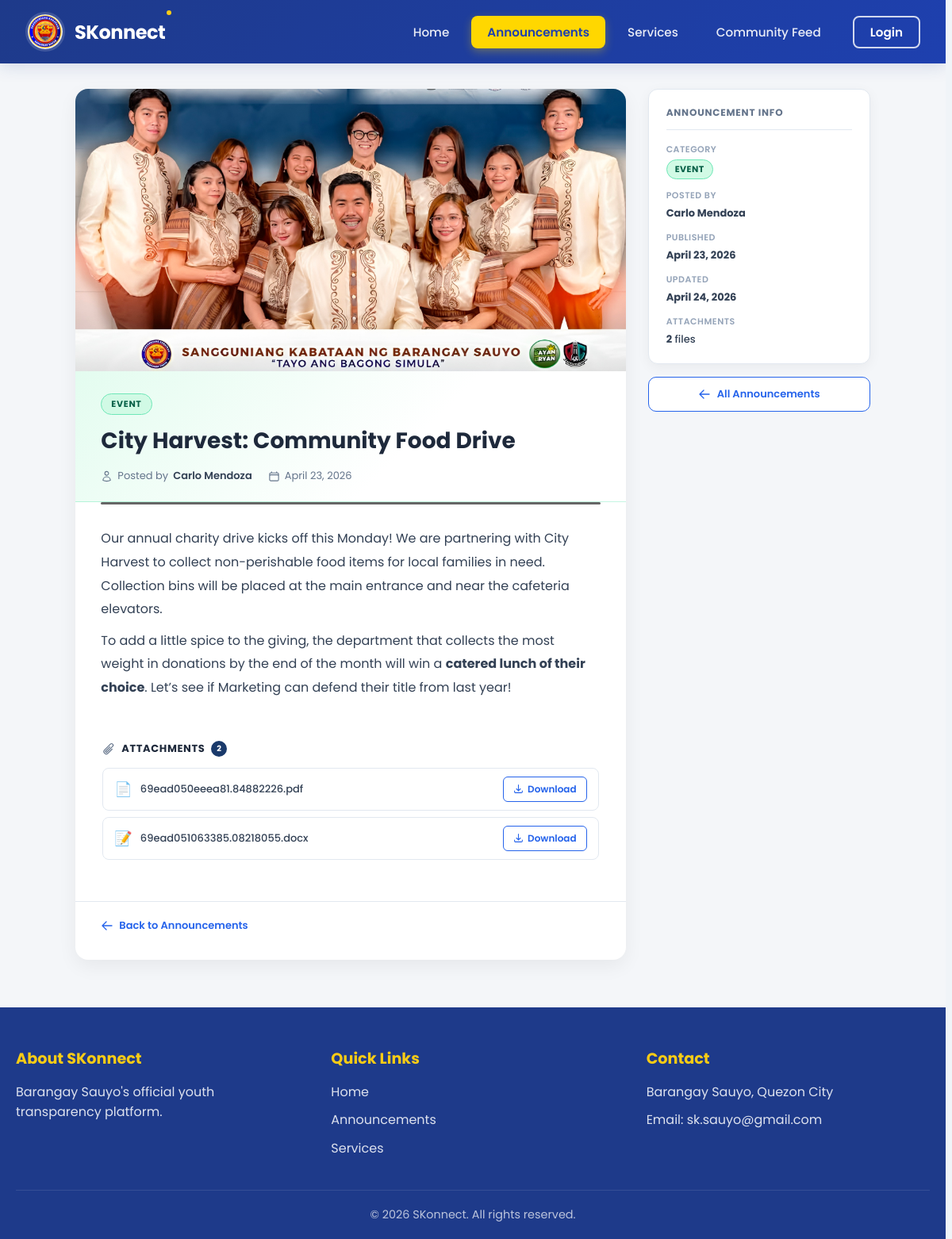
Screenshot of /views/public/announcement_view.php?id=53 with the database file from the repository.
### tables this page shows
CREATE TABLE `announcements` (
  `id` int(11) NOT NULL,
  `title` varchar(255) NOT NULL,
  `content` text NOT NULL,
  `category` enum('event','program','notice','meeting','urgent') NOT NULL,
  `featured` tinyint(1) DEFAULT 0,
  `featured_at` timestamp NULL DEFAULT NULL,
  `banner_img` varchar(500) DEFAULT NULL,
  `author_id` int(11) NOT NULL,
  `published_at` timestamp NOT NULL DEFAULT current_timestamp(),
  `updated_at` timestamp NOT NULL DEFAULT current_timestamp() ON UPDATE current_timestamp(),
  `expired_at` date DEFAULT NULL,
  `status` enum('active','draft','archived') NOT NULL DEFAULT 'active',
  `archived_at` timestamp NULL DEFAULT NULL
);

CREATE TABLE `announcement_files` (
  `id` int(11) NOT NULL,
  `announcement_id` int(11) NOT NULL,
  `file_path` varchar(500) NOT NULL
);

### backend/models/AnnouncementModel.php (called while the page is built, shortened)
<?php
require_once __DIR__ . '/../config/database.php';
class AnnouncementModel {
    private $conn;
    public function __construct() {
        $db = new Database();
        $this->conn = $db->getConnection();
    }
    public function getById(int $id): array|false {
        $stmt = $this->conn->prepare(
            "SELECT a.*, CONCAT(u.first_name, ' ', u.last_name) AS author_name
             FROM announcements a
             JOIN users u ON u.id = a.author_id
             WHERE a.id = :id"
        );
        $stmt->execute([':id' => $id]);
        return $stmt->fetch(PDO::FETCH_ASSOC);
    }
    public function getFiles(int $announcementId): array {
        $stmt = $this->conn->prepare(
            "SELECT * FROM announcement_files WHERE announcement_id = :aid"
        );
        $stmt->execute([':aid' => $announcementId]);
        return $stmt->fetchAll(PDO::FETCH_ASSOC);
    }
}
?>

### backend/config/database.php (called while the page is built, shortened)
<?php
class Database {
    private $host = "localhost";
    private $db_name = "skonnect";
    private $username = "root";
    private $password = "";
    public function getConnection() {
        $this->conn = null;
        try {
            $this->conn = new PDO(
                "mysql:host=" . $this->host . ";dbname=" . $this->db_name,
                $this->username,
                $this->password
            );
            $this->conn->setAttribute(PDO::ATTR_ERRMODE, PDO::ERRMODE_EXCEPTION);
            $this->conn->exec("set names utf8mb4");
        } catch(PDOException $exception) {
            header('Content-Type: application/json');
            echo json_encode([
                "status" => "error",
                "message" => "Database connection failed: " . $exception->getMessage()
            ]);
            exit;
        }
        return $this->conn;
    }
}
?>

### views/public/announcement_view.php (the view, shortened to what this page needs)
<?php
require_once __DIR__ . '/../../backend/models/AnnouncementModel.php';
$annModel = new AnnouncementModel();
$id  = (int) ($_GET['id'] ?? 0);
$ann = $id ? $annModel->getById($id) : null;
$files = $annModel->getFiles($id);
$catColors = [
    'event'   => ['bg' => '#d1fae5', 'color' => '#065f46', 'border' => '#6ee7b7', 'accent' => '#059669', 'bar' => '#059669'],
    'program' => ['bg' => '#dbeafe', 'color' => '#1d4ed8', 'border' => '#93c5fd', 'accent' => '#2563eb', 'bar' => '#2563eb'],
    'meeting' => ['bg' => '#ede9fe', 'color' => '#5b21b6', 'border' => '#c4b5fd', 'accent' => '#7c3aed', 'bar' => '#7c3aed'],
    'notice'  => ['bg' => '#fef3c7', 'color' => '#92400e', 'border' => '#fcd34d', 'accent' => '#d97706', 'bar' => '#d97706'],
    'urgent'  => ['bg' => '#fee2e2', 'color' => '#b91c1c', 'border' => '#fca5a5', 'accent' => '#dc2626', 'bar' => '#dc2626'],
];
$cat      = $ann['category'];
$theme    = $catColors[$cat] ?? $catColors['notice'];
$catLabel = ucfirst($cat);
$pubDate  = date('F j, Y', strtotime($ann['published_at']));
$pubDateDt = date('Y-m-d', strtotime($ann['published_at']));
$updDate  = $ann['updated_at'] ? date('F j, Y', strtotime($ann['updated_at'])) : null;
function fileIcon(string $path): string {
    $ext = strtolower(pathinfo($path, PATHINFO_EXTENSION));
    return match(true) {
        $ext === 'pdf'                                     => '📄',
        in_array($ext, ['doc','docx'])                     => '📝',
        in_array($ext, ['xls','xlsx'])                     => '📊',
        in_array($ext, ['png','jpg','jpeg','webp','gif']) => '🖼️',
        default                                            => '📎',
    };
}
?>
<!DOCTYPE html>
<html lang="en">
<head>
    <link rel="stylesheet" href="../../styles/global.css">
    <link rel="stylesheet" href="../../styles/public/header.css">
    <link rel="stylesheet" href="../../styles/public/footer.css">
    <link rel="stylesheet" href="../../styles/public/announcement_view.css">
</head>
<body>
<?php include __DIR__ . '/../../components/public/navbar.php'; ?>
<main class="pub-av-page">
    <div class="pub-av-layout">
        <article class="pub-av-main">
            <?php if ($ann['banner_img']): ?>
            <div class="pub-av-banner">
                <img src="<?= htmlspecialchars($ann['banner_img']) ?>" alt="<?= htmlspecialchars($ann['title']) ?>">
            </div>
            <?php endif; ?>
            <div class="pub-av-header" style="--cat-bg: <?= $theme['bg'] ?>; --cat-border: <?= $theme['border'] ?>;">
                <div class="pub-av-badges">
                    <span class="pub-av-cat-badge" style="background:<?= $theme['bg'] ?>;color:<?= $theme['color'] ?>;border:1px solid <?= $theme['border'] ?>;">
                        <?= $catLabel ?>
                    </span>
                </div>
                <h1 class="pub-av-title"><?= htmlspecialchars($ann['title']) ?></h1>
                <div class="pub-av-meta">
                    <span>
                        Posted by <strong><?= htmlspecialchars($ann['author_name']) ?></strong>
                    </span>
                    <span>
                        <time datetime="<?= $pubDateDt ?>"><?= $pubDate ?></time>
                    </span>
                </div>
            </div>
            <div class="pub-av-accent-line"></div>
            <div class="pub-av-body">
                <?= $ann['content'] ?>
            </div>
            <?php if (!empty($files)): ?>
            <div class="pub-av-attachments">
                <h3 class="pub-av-attach-title">
                    Attachments <span class="pub-av-attach-count"><?= count($files) ?></span>
                </h3>
                <ul class="pub-av-attach-list">
                    <?php foreach ($files as $f): ?>
                    <li class="pub-av-attach-item">
                        <span class="pub-av-attach-icon"><?= fileIcon($f['file_path']) ?></span>
                        <span class="pub-av-attach-name"><?= htmlspecialchars(basename($f['file_path'])) ?></span>
                        <a href="<?= htmlspecialchars($f['file_path']) ?>" download class="pub-av-dl-btn">
                            <svg xmlns="http://www.w3.org/2000/svg" fill="none" viewBox="0 0 24 24" stroke-width="2" stroke="currentColor"><path stroke-linecap="round" stroke-linejoin="round" d="M3 16.5v2.25A2.25 2.25 0 0 0 5.25 21h13.5A2.25 2.25 0 0 0 21 18.75V16.5M16.5 12 12 16.5m0 0L7.5 12m4.5 4.5V3"/></svg>
                            Download
                        </a>
                    </li>
                    <?php endforeach; ?>
                </ul>
            </div>
            <?php endif; ?>
            <div class="pub-av-footer-nav">
                <a href="announcements.php" class="pub-av-back-btn">
                    <svg xmlns="http://www.w3.org/2000/svg" fill="none" viewBox="0 0 24 24" stroke-width="2" stroke="currentColor"><path stroke-linecap="round" stroke-linejoin="round" d="M10.5 19.5 3 12m0 0 7.5-7.5M3 12h18"/></svg>
                    Back to Announcements
                </a>
            </div>
        </article>
        <aside class="pub-av-sidebar">
            <div class="pub-av-info-card">
                <h3 class="pub-av-info-heading">Announcement Info</h3>
                <dl class="pub-av-info-list">
                    <div class="pub-av-info-row">
                        <dt>Category</dt>
                        <dd>
                            <span style="display:inline-flex;align-items:center;padding:3px 10px;font-size:11px;font-weight:700;text-transform:uppercase;letter-spacing:.5px;border-radius:20px;background:<?= $theme['bg'] ?>;color:<?= $theme['color'] ?>;border:1px solid <?= $theme['border'] ?>;">
                                <?= $catLabel ?>
                            </span>
                        </dd>
                    </div>
                    <div class="pub-av-info-row">
                        <dt>Posted by</dt>
                        <dd><strong><?= htmlspecialchars($ann['author_name']) ?></strong></dd>
                    </div>
                    <div class="pub-av-info-row">
                        <dt>Published</dt>
                        <dd><strong><?= $pubDate ?></strong></dd>
                    </div>
                    <?php if ($updDate): ?>
                    <div class="pub-av-info-row">
                        <dt>Updated</dt>
                        <dd><strong><?= $updDate ?></strong></dd>
                    </div>
                    <?php endif; ?>
                    <?php if (!empty($files)): ?>
                    <div class="pub-av-info-row">
                        <dt>Attachments</dt>
                        <dd><strong><?= count($files) ?></strong> file<?= count($files) > 1 ? 's' : '' ?></dd>
                    </div>
                    <?php endif; ?>
                </dl>
            </div>
            <a href="announcements.php" class="pub-av-sidebar-back">
                <svg xmlns="http://www.w3.org/2000/svg" fill="none" viewBox="0 0 24 24" stroke-width="2" stroke="currentColor"><path stroke-linecap="round" stroke-linejoin="round" d="M10.5 19.5 3 12m0 0 7.5-7.5M3 12h18"/></svg>
                All Announcements
            </a>
        </aside>
    </div>
</main>
<?php include __DIR__ . '/../../components/public/footer.php'; ?>
</body>
</html>

### styles/global.css (style rules this page uses)
:root { --primary-blue: #1e3a8a; --secondary-blue: #2563eb; --accent-yellow: #facc15; --text-dark: #1f2937; --text-light: #6b7280; --bg-light: #f8f9fa; --white: #ffffff; --border-color: #e5e7eb; --bg: #f0f3f8; --surface: #ffffff; --surface-2: #f8fafc; --border: #e2e8f0; --text-primary: #0f172a; --text-secondary: #475569; --text-muted: #94a3b8; --accent: #2563eb; --accent-hover: #1d4ed8; --shadow-sm: 0 1px 3px rgba(0, 0, 0, 0.06), 0 1px 2px rgba(0, 0, 0, 0.04); --shadow-md: 0 4px 12px rgba(0, 0, 0, 0.07), 0 2px 6px rgba(0, 0, 0, 0.04); --shadow-lg: 0 10px 28px rgba(0, 0, 0, 0.08), 0 4px 10px rgba(0, 0, 0, 0.04); --radius-sm: 8px; --radius-md: 14px; --radius-lg: 20px; --font-display: "DM Serif Display", Georgia, serif; --font-body: "DM Sans", Arial, sans-serif; --navy: #0f2545; --navy-mid: #1a3a6b; --blue: #1e5fa8; --blue-light: #2e7dd1; --gold: #c8922a; --gold-light: #e8b94a; --bg: #f0f4f8; --surface: #ffffff; --border: #d1dae6; --text-head: #0f2545; --text-body: #334155; --text-muted: #64748b; --red: #c0392b; --green: #1a7a4a; --radius: 10px; --shadow: 0 2px 12px rgba(15, 37, 69, 0.08); --shadow-md: 0 4px 24px rgba(15, 37, 69, 0.12); }
*, *::before, *::after { box-sizing: border-box; margin: 0; padding: 0; }
html { scroll-behavior: smooth; font-family: "Poppins", sans-serif; overflow-y: scroll; scrollbar-gutter: stable; }
body { background: var(--bg); color: var(--text-body); font-family: "Poppins", sans-serif; }

### rows the page displays
announcements: banner_img (picture), category "EVENT", title "City Harvest: Community Food Drive", published_at "April 23, 2026", content "Our annual charity drive kicks off this Monday! We are partnering with City Harvest to collect non-perishable food items for local families in need. Collection bins will be placed at the main entrance and near the cafeteria elevators. To add a little spice to the giving, the department that collects the most weight in donations by the end of the month will win a catered lunch of their choice . Let’s see if Marketing can defend their title from last year!", updated_at "April 24, 2026"
announcement_files: file_path "📄", file_path "69ead050eeea81.84882226.pdf"
announcement_files: file_path "📝", file_path "69ead051063385.08218055.docx"

### other values shown
$label "Home Announcements Services Community Feed Login"
$ann['author_name'] "Carlo Mendoza"
count($files) "2"
